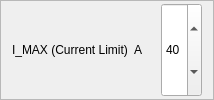
                        <widget class="QFrame" name="frame_42">
                         <property name="frameShape">
                          <enum>QFrame::StyledPanel</enum>
                         </property>
                         <property name="frameShadow">
                          <enum>QFrame::Raised</enum>
                         </property>
                         <layout class="QHBoxLayout" name="horizontalLayout_23">
                          <property name="topMargin">
                           <number>2</number>
                          </property>
                          <property name="bottomMargin">
                           <number>2</number>
                          </property>
                          <item>
                           <widget class="QLabel" name="label_17">
                            <property name="sizePolicy">
                             <sizepolicy hsizetype="Preferred" vsizetype="Preferred">
                              <horstretch>4</horstretch>
                              <verstretch>0</verstretch>
                             </sizepolicy>
                            </property>
                            <property name="text">
                             <string>I_MAX (Current Limit)</string>
                            </property>
                           </widget>
                          </item>
                          <item>
                           <widget class="QLabel" name="label_38">
                            <property name="sizePolicy">
                             <sizepolicy hsizetype="Preferred" vsizetype="Preferred">
                              <horstretch>1</horstretch>
                              <verstretch>0</verstretch>
                             </sizepolicy>
                            </property>
                            <property name="text">
                             <string>A</string>
                            </property>
                           </widget>
                          </item>
                          <item>
                           <widget class="QLabel" name="label_i_max">
                            <property name="sizePolicy">
                             <sizepolicy hsizetype="Preferred" vsizetype="Preferred">
                              <horstretch>1</horstretch>
                              <verstretch>0</verstretch>
                             </sizepolicy>
                            </property>
                            <property name="text">
                             <string/>
                            </property>
                           </widget>
                          </item>
                          <item>
                           <widget class="QDoubleSpinBox" name="spin_i_max">
                            <property name="sizePolicy">
                             <sizepolicy hsizetype="Minimum" vsizetype="Minimum">
                              <horstretch>1</horstretch>
                              <verstretch>0</verstretch>
                             </sizepolicy>
                            </property>
                            <property name="decimals">
                             <number>0</number>
                            </property>
                            <property name="maximum">
                             <double>60.000000000000000</double>
                            </property>
                            <property name="value">
                             <double>40.000000000000000</double>
                            </property>
                           </widget>
                          </item>
                         </layout>
                        </widget>
